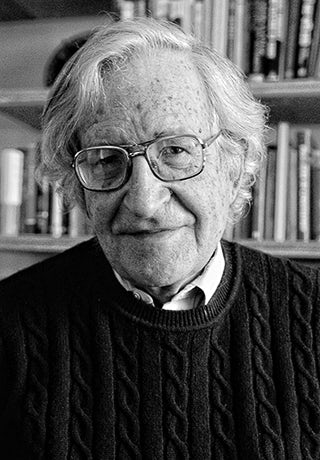
#> input picture res/chomsky.jpg, 320 x 460 px, found by its file name
$ python tuto16.py   (older library calls are emulated)
#> lines starting #> are read from the running program, lines starting #| are printed output that depends on the picture; after the words box and inside, x2 and y2 are one past the last pixel; in counts of white or black regions, pixels touching at a corner belong together
# -*- coding: utf-8 -*-
"""
Created on Sun Mar 22 12:39:02 2020

@author: utenti
"""

import numpy as np
import cv2

img = cv2.imread('res/chomsky.jpg')
#> img is the input picture: shape (460, 320, 3); min 0, max 255, mean 85.5
imgray = cv2.cvtColor(img,cv2.COLOR_BGR2GRAY)
ret,thresh = cv2.threshold(imgray,127,255,0)
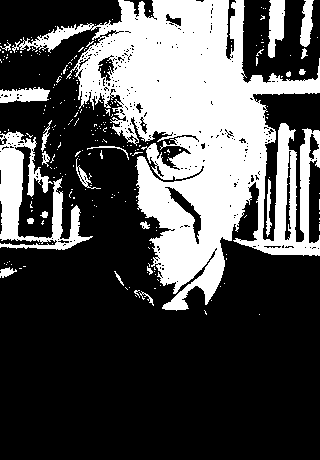
#> thresh: shape (460, 320); 31.3% white; 247 white regions (226 under 20 px)
image, contours, hierarchy = cv2.findContours(thresh,cv2.RETR_TREE,
                                              cv2.CHAIN_APPROX_SIMPLE)
#> contours = 638 contours, 601 with area under 20; largest, box (x1, y1, x2, y2) and area: (12, 0, 320, 311) 39098, (0, 131, 93, 250) 3591, (268, 0, 285, 58) 640, (0, 87, 50, 103) 517, (164, 186, 202, 245) 508

cv2.imshow('',image)

img1 = cv2.drawContours(img, contours, -1, (0,255,0), 3)
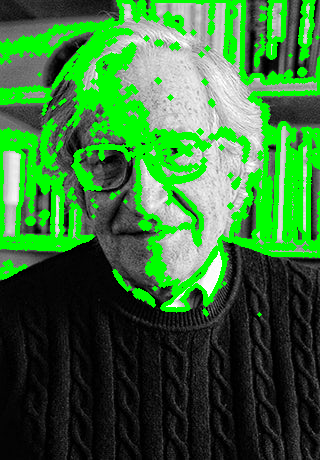
#> img1: shape (460, 320, 3); mean B, G, R 54.7, 113.4, 54.7

cv2.imshow('',img1)

k = cv2.waitKey(0)
#> (key Esc is pressed here)
if k == 27:
    cv2.destroyAllWindows()
